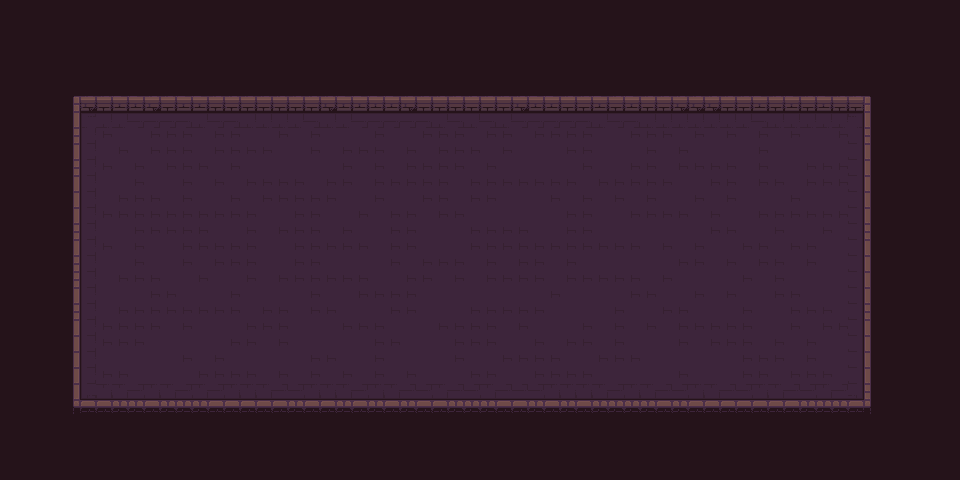

A 2D game scene composited from a Tiled map and its tileset images. What follows is a short description and the map's XML, with each tile layer's data collapsed to a summary:
An orthogonal 60x30 tile map with 16x16 px tiles, 1 tile layer (Tiles), 2 tilesets and 20 objects.

<map version="1.5" tiledversion="1.7.2" orientation="orthogonal" renderorder="right-down" width="60" height="30" tilewidth="16" tileheight="16" infinite="0" nextlayerid="4" nextobjectid="3">
 <tileset firstgid="1" name="Dungeon_Tileset" tilewidth="16" tileheight="16" tilecount="100" columns="10">
  <image source="Assets/test/Sprites/Dungeon_Tileset.png" width="160" height="160" />
  <tile id="0">
   <objectgroup draworder="index" id="2">
    <object id="1" x="0" y="0" width="16" height="16" />
   </objectgroup>
  </tile>
  <tile id="1">
   <objectgroup draworder="index" id="2">
    <object id="1" x="0" y="0" width="16" height="16" />
   </objectgroup>
  </tile>
  <tile id="2">
   <objectgroup draworder="index" id="2">
    <object id="1" x="0" y="0" width="16" height="16" />
   </objectgroup>
  </tile>
  <tile id="3">
   <objectgroup draworder="index" id="2">
    <object id="1" x="0" y="0" width="16" height="16" />
   </objectgroup>
  </tile>
  <tile id="4">
   <objectgroup draworder="index" id="2">
    <object id="1" x="0" y="0" width="16" height="16" />
   </objectgroup>
  </tile>
  <tile id="5">
   <objectgroup draworder="index" id="2">
    <object id="1" x="0" y="0" width="16" height="16" />
   </objectgroup>
  </tile>
  <tile id="10">
   <objectgroup draworder="index" id="2">
    <object id="1" x="0" y="0" width="16" height="16" />
   </objectgroup>
  </tile>
  <tile id="15">
   <objectgroup draworder="index" id="2">
    <object id="1" x="0" y="0" width="16" height="16" />
   </objectgroup>
  </tile>
  <tile id="20">
   <objectgroup draworder="index" id="2">
    <object id="1" x="0" y="0" width="16" height="16" />
   </objectgroup>
  </tile>
  <tile id="25">
   <objectgroup draworder="index" id="2">
    <object id="1" x="0" y="0" width="16" height="16" />
   </objectgroup>
  </tile>
  <tile id="30">
   <objectgroup draworder="index" id="2">
    <object id="1" x="0" y="0" width="16" height="16" />
   </objectgroup>
  </tile>
  <tile id="35">
   <objectgroup draworder="index" id="2">
    <object id="1" x="0" y="0" width="16" height="16" />
   </objectgroup>
  </tile>
  <tile id="40">
   <objectgroup draworder="index" id="2">
    <object id="1" x="0" y="0" width="16" height="16" />
   </objectgroup>
  </tile>
  <tile id="41">
   <objectgroup draworder="index" id="2">
    <object id="1" x="0" y="0" width="16" height="16" />
   </objectgroup>
  </tile>
  <tile id="42">
   <objectgroup draworder="index" id="2">
    <object id="1" x="0" y="0" width="16" height="16" />
   </objectgroup>
  </tile>
  <tile id="43">
   <objectgroup draworder="index" id="2">
    <object id="1" x="0" y="0" width="16" height="16" />
   </objectgroup>
  </tile>
  <tile id="44">
   <objectgroup draworder="index" id="2">
    <object id="1" x="0" y="0" width="16" height="16" />
   </objectgroup>
  </tile>
  <tile id="45">
   <objectgroup draworder="index" id="2">
    <object id="1" x="0" y="0" width="16" height="16" />
   </objectgroup>
  </tile>
 </tileset>
 <tileset firstgid="101" name="Dungeon_Character_2" tilewidth="16" tileheight="16" tilecount="14" columns="7">
  <image source="Assets/test/Sprites/Dungeon_Character_2.png" width="112" height="32" />
 </tileset>
 <layer id="1" name="Tiles" width="60" height="30">
  <data>[1800 cells, 1800 non-empty, 31 distinct tile ids]</data>
 </layer>
 <objectgroup id="3" name="Player">
  <object id="1" gid="103" x="112" y="256" width="16" height="16">
   <properties>
    <property name="script" value="Games/test/StateTestPlayer.lua" />
   </properties>
  </object>
  <object id="2" gid="109" x="816" y="256" width="16" height="16">
   <properties>
    <property name="script" value="Games/test/StateTestEnemy.lua" />
   </properties>
  </object>
 </objectgroup>
</map>
